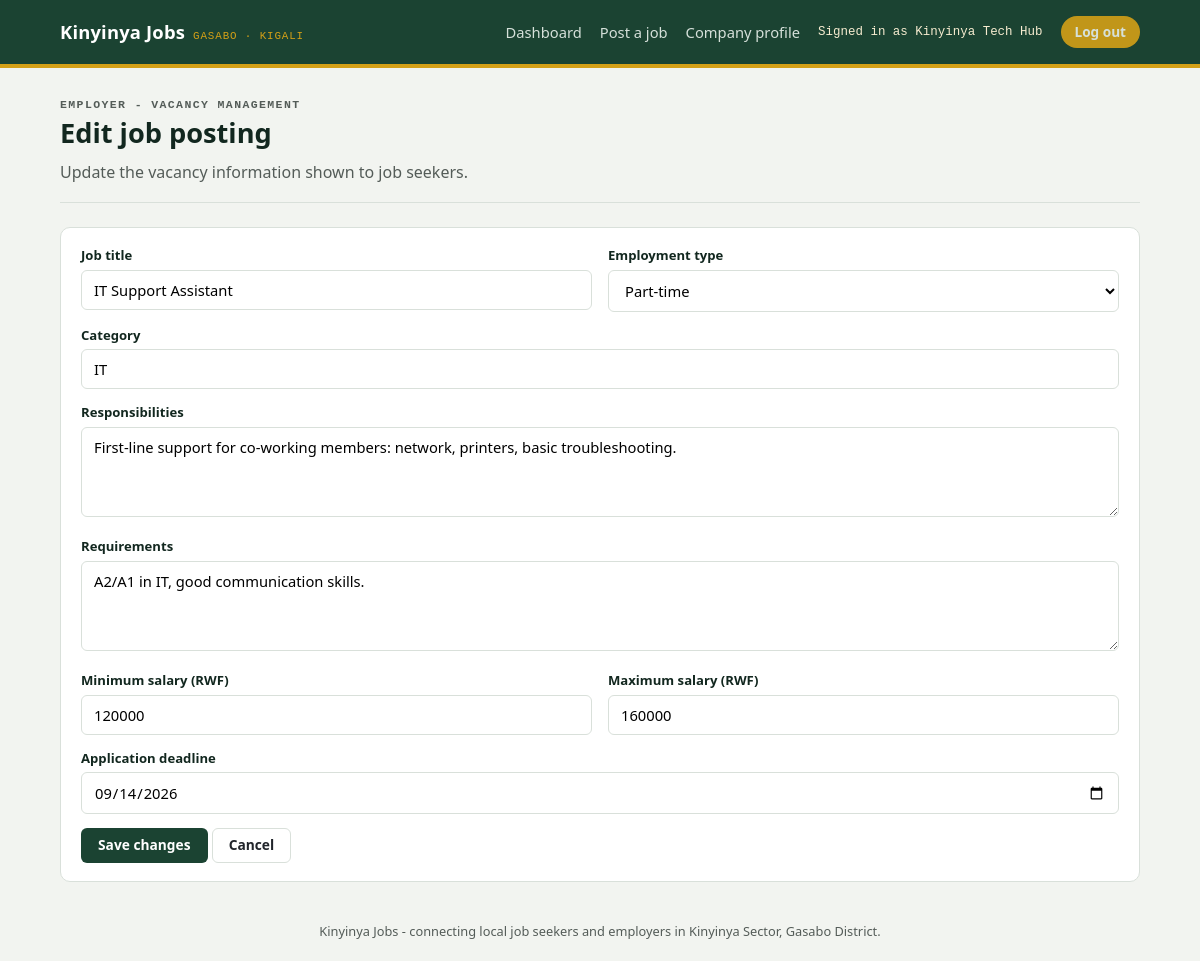
The page /employer/edit-job.php?id=102 (signed in) on the database its author committed.
### tables this page shows
CREATE TABLE IF NOT EXISTS employers (
  id        INT UNSIGNED AUTO_INCREMENT PRIMARY KEY,
  user_id   INT UNSIGNED NULL UNIQUE,
  name      VARCHAR(150) NOT NULL,
  industry  VARCHAR(150) NOT NULL,
  location  VARCHAR(150) NOT NULL,
  about     TEXT NULL,
  CONSTRAINT fk_employers_user FOREIGN KEY (user_id) REFERENCES users(id) ON DELETE CASCADE
);

CREATE TABLE IF NOT EXISTS jobs (
  id            INT UNSIGNED AUTO_INCREMENT PRIMARY KEY,
  employer_id   INT UNSIGNED NOT NULL,
  title         VARCHAR(150) NOT NULL,
  type          VARCHAR(50) NOT NULL DEFAULT 'Full-time',
  category      VARCHAR(100) NOT NULL DEFAULT 'General',
  description   TEXT NULL,
  requirements  TEXT NULL,
  salary_min    INT UNSIGNED NOT NULL DEFAULT 0,
  salary_max    INT UNSIGNED NOT NULL DEFAULT 0,
  deadline      DATE NOT NULL,
  posted        DATE NOT NULL,
  active        TINYINT(1) NOT NULL DEFAULT 1,
  status        ENUM('pending','approved','rejected') NOT NULL DEFAULT 'pending',
  views         INT UNSIGNED NOT NULL DEFAULT 0,
  CONSTRAINT fk_jobs_employer FOREIGN KEY (employer_id) REFERENCES employers(id) ON DELETE CASCADE,
  INDEX idx_jobs_status (status),
  INDEX idx_jobs_deadline (deadline)
);

### includes/config.php (called while the page is built, shortened)
<?php
function kj_url(string $path = ''): string {
    $documentRoot = isset($_SERVER['DOCUMENT_ROOT']) ? realpath($_SERVER['DOCUMENT_ROOT']) : false;
    $projectRoot = realpath(dirname(__DIR__));
    $base = '';
    if ($documentRoot && $projectRoot) {
        $doc = str_replace('\\', '/', rtrim($documentRoot, '/\\'));
        $project = str_replace('\\', '/', rtrim($projectRoot, '/\\'));
        if (stripos($project, $doc) === 0) $base = substr($project, strlen($doc));
    }
    return rtrim($base, '/') . '/' . ltrim($path, '/');
}

### includes/db.php (called while the page is built, shortened)
<?php
require_once __DIR__ . '/config.php';
function kj_db(): PDO {
    static $pdo = null;
    if ($pdo === null) {
        $dsn = 'mysql:host=' . DB_HOST . ';port=' . DB_PORT . ';dbname=' . DB_NAME . ';charset=utf8mb4';
        try {
            $pdo = new PDO($dsn, DB_USER, DB_PASS, [
                PDO::ATTR_ERRMODE            => PDO::ERRMODE_EXCEPTION,
                PDO::ATTR_DEFAULT_FETCH_MODE => PDO::FETCH_ASSOC,
                PDO::ATTR_EMULATE_PREPARES   => false,
            ]);
        } catch (PDOException $e) {
            http_response_code(500);
            die(
                '<h1>Database connection failed</h1>' .
                '<p>Could not connect to MySQL database <code>' . htmlspecialchars(DB_NAME) . '</code> ' .
                'on <code>' . htmlspecialchars(DB_HOST) . ':' . htmlspecialchars(DB_PORT) . '</code>.</p>' .
                '<p>Confirm MySQL is running, then use the one-time setup page to configure and import the database.</p>' .
                '<p><a href="' . htmlspecialchars(kj_url('setup.php')) . '">Open database setup</a></p>'
            );
        }
    }
    return $pdo;
}

### includes/data.php (called while the page is built, shortened)
<?php
require_once __DIR__ . '/db.php';
function kj_job($id) {
    $stmt = kj_db()->prepare('SELECT * FROM jobs WHERE id = ?');
    $stmt->execute([(int) $id]);
    $row = $stmt->fetch();
    return $row ?: null;
}
function kj_employer($id) {
    $stmt = kj_db()->prepare('SELECT * FROM employers WHERE id = ?');
    $stmt->execute([(int) $id]);
    return $stmt->fetch() ?: null;
}
function kj_current_user() {
    if ($_SESSION['role'] === 'employer') return kj_employer($_SESSION['user_id']);
    return null;
}

### employer/edit-job.php (the view, shortened to what this page needs)
<?php
require_once __DIR__ . '/../includes/data.php';
$employer = kj_current_user();
$jobId = (int) ($_GET['id'] ?? $_POST['job_id'] ?? 0);
$job = kj_job($jobId);
require __DIR__ . '/../includes/header.php';
?>
<section class="pagehead">
  <p class="eyebrow">Employer - Vacancy management</p>
  <h1>Edit job posting</h1>
  <p>Update the vacancy information shown to job seekers.</p>
</section>
<form method="post" class="card">
  <div class="grid-2">
    <div class="field"><label for="title">Job title</label><input id="title" name="title" required value="<?= htmlspecialchars($job['title']) ?>"></div>
    <div class="field"><label for="type">Employment type</label><select id="type" name="type"><?php foreach (['Full-time', 'Part-time', 'Contract', 'Temporary'] as $type): ?><option <?= $job['type'] === $type ? 'selected' : '' ?>><?= $type ?></option><?php endforeach; ?></select></div>
  </div>
  <div class="field"><label for="category">Category</label><input id="category" name="category" value="<?= htmlspecialchars($job['category']) ?>"></div>
  <div class="field"><label for="description">Responsibilities</label><textarea id="description" name="description"><?= htmlspecialchars($job['description']) ?></textarea></div>
  <div class="field"><label for="requirements">Requirements</label><textarea id="requirements" name="requirements"><?= htmlspecialchars($job['requirements']) ?></textarea></div>
  <div class="grid-2">
    <div class="field"><label for="salary_min">Minimum salary (RWF)</label><input id="salary_min" name="salary_min" type="number" min="0" value="<?= (int) $job['salary_min'] ?>"></div>
    <div class="field"><label for="salary_max">Maximum salary (RWF)</label><input id="salary_max" name="salary_max" type="number" min="0" value="<?= (int) $job['salary_max'] ?>"></div>
  </div>
  <div class="field"><label for="deadline">Application deadline</label><input id="deadline" name="deadline" type="date" required value="<?= htmlspecialchars($job['deadline']) ?>"></div>
  <button class="btn btn-primary" type="submit">Save changes</button>
  <a class="btn btn-ghost" href="dashboard.php">Cancel</a>
</form>
<?php require __DIR__ . '/../includes/footer.php'; ?>

### includes/header.php (shortened to what this page needs)
<?php
$role = $_SESSION['role'] ?? null;
$user = kj_current_user();
function kj_base($path) {
    return kj_url($path);
}
?>
<!doctype html>
<html lang="en">
<head>
<link rel="stylesheet" href="<?= kj_base('assets/style.css') ?>">
</head>
<body>
<header class="topbar">
  <div class="wrap">
    <a class="brand" href="<?= kj_base('index.php') ?>">Kinyinya Jobs <small>Gasabo · Kigali</small></a>
    <nav class="topnav">
      <?php if ($role === 'seeker'): ?>
        <a href="<?= kj_base('seeker/dashboard.php') ?>">My applications</a>
        <a href="<?= kj_base('seeker/jobs.php') ?>">Browse jobs</a>
        <a href="<?= kj_base('seeker/profile.php') ?>">My profile</a>
        <span class="who">Signed in as <?= htmlspecialchars($user['name']) ?></span>
        <a class="pill" href="<?= kj_base('logout.php') ?>">Log out</a>
      <?php elseif ($role === 'employer'): ?>
        <a href="<?= kj_base('employer/dashboard.php') ?>">Dashboard</a>
        <a href="<?= kj_base('employer/post-job.php') ?>">Post a job</a>
        <a href="<?= kj_base('employer/profile.php') ?>">Company profile</a>
        <span class="who">Signed in as <?= htmlspecialchars($user['name']) ?></span>
        <a class="pill" href="<?= kj_base('logout.php') ?>">Log out</a>
      <?php elseif ($role === 'admin'): ?>
        <a href="<?= kj_base('admin/dashboard.php') ?>">Overview</a>
        <span class="who">Platform Admin</span>
        <a class="pill" href="<?= kj_base('logout.php') ?>">Log out</a>
      <?php else: ?>
        <a href="<?= kj_base('index.php') ?>#login">Log in</a>
        <a class="pill" href="<?= kj_base('register.php') ?>">Create account</a>
      <?php endif; ?>
    </nav>
  </div>
</header>
<main class="wrap">

### assets/style.css (style rules this page uses)
:root { --green-900: #12271f; --green-700: #1b4332; --green-500: #2d6a4f; --green-100: #e3ede7; --ochre-600: #b8860b; --ochre-400: #d4a017; --ochre-100: #f7ecd0; --brick-600: #a13d2d; --brick-100: #f4e0da; --ink: #21252b; --ink-soft: #545c58; --paper: #f2f4f0; --card: #ffffff; --line: #d9e0da; --radius: 10px; --font-display: "Segoe UI", "Helvetica Neue", Arial, sans-serif; --font-body: "Segoe UI", system-ui, -apple-system, Arial, sans-serif; --font-mono: "Consolas", "SFMono-Regular", Menlo, monospace; }
* { box-sizing: border-box; }
body { margin: 0; background: var(--paper); color: var(--ink); font-family: var(--font-body); line-height: 1.5; }
a { color: inherit; }
.wrap { max-width: 1120px; margin: 0 auto; padding: 0 20px; }
.topbar { background: var(--green-700); color: #fff; border-bottom: 4px solid var(--ochre-400); }
.topbar .wrap { display: flex; align-items: center; justify-content: space-between; min-height: 64px; flex-wrap: wrap; gap: 10px; }
.brand { display: flex; align-items: baseline; gap: 8px; font-family: var(--font-display); font-weight: 800; font-size: 1.15rem; letter-spacing: 0.01em; text-decoration: none; color: #fff; }
.brand small { font-family: var(--font-mono); font-weight: 400; font-size: 0.68rem; color: var(--ochre-400); letter-spacing: 0.08em; text-transform: uppercase; }
.topnav { display: flex; align-items: center; gap: 18px; font-size: 0.92rem; }
.topnav a { text-decoration: none; color: #eaf1ec; opacity: 0.9; }
.pill { background: var(--ochre-400); color: var(--green-900); font-weight: 700; padding: 6px 14px; border-radius: 999px; font-size: 0.85rem; text-decoration: none; }
.who { font-family: var(--font-mono); font-size: 0.78rem; color: var(--ochre-100); }
.pagehead { padding: 28px 0 18px; border-bottom: 1px solid var(--line); margin-bottom: 24px; }
.eyebrow { font-family: var(--font-mono); text-transform: uppercase; letter-spacing: 0.12em; font-size: 0.72rem; color: var(--green-500); font-weight: 700; margin: 0 0 6px; }
.pagehead h1 { font-family: var(--font-display); font-size: 1.7rem; margin: 0 0 6px; color: var(--green-900); }
.pagehead p { margin: 0; color: var(--ink-soft); max-width: 60ch; }
.card { background: var(--card); border: 1px solid var(--line); border-radius: var(--radius); padding: 18px 20px; margin-bottom: 14px; }
.btn { display: inline-block; font-family: var(--font-body); font-weight: 600; font-size: 0.86rem; padding: 8px 16px; border-radius: 6px; border: 1px solid transparent; cursor: pointer; text-decoration: none; line-height: 1.2; }
.btn-primary { background: var(--green-700); color: #fff; }
.btn-ghost { background: transparent; border-color: var(--line); color: var(--ink); }
.field { margin-bottom: 14px; }
.field label { display: block; font-size: 0.82rem; font-weight: 600; margin-bottom: 4px; color: var(--green-900); }
.field input, .field select, .field textarea { width: 100%; padding: 9px 12px; border: 1px solid var(--line); border-radius: 6px; font-family: var(--font-body); font-size: 0.92rem; background: #fff; }
.field textarea { resize: vertical; min-height: 90px; }
.grid-2 { display: grid; grid-template-columns: 1fr 1fr; gap: 16px; }

### rows shown on the page
employers: name "Kinyinya Tech Hub"
jobs: title "IT Support Assistant", type "Part-time", category "IT", description "First-line support for co-working members: network, printers, basic troubleshooting.", requirements "A2/A1 in IT, good communication skills.", salary_min "120000", salary_max "160000", deadline "09/14/2026"
